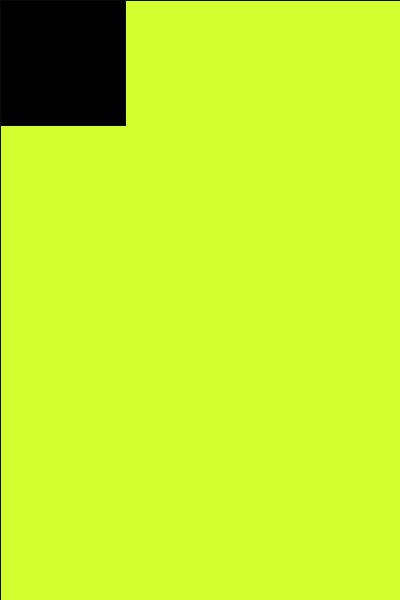
Frame 1 (no input)
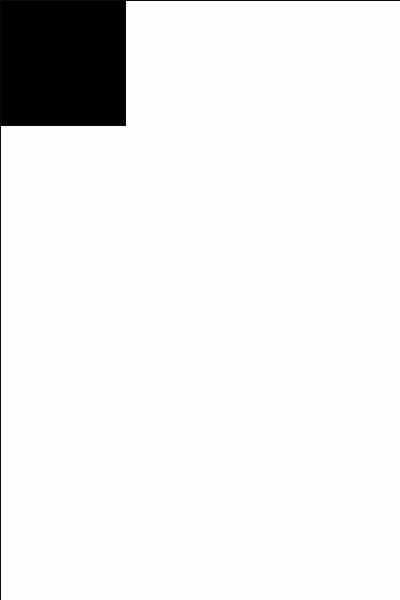
Frame 60 (the mouse pressed at the canvas centre just before this capture)
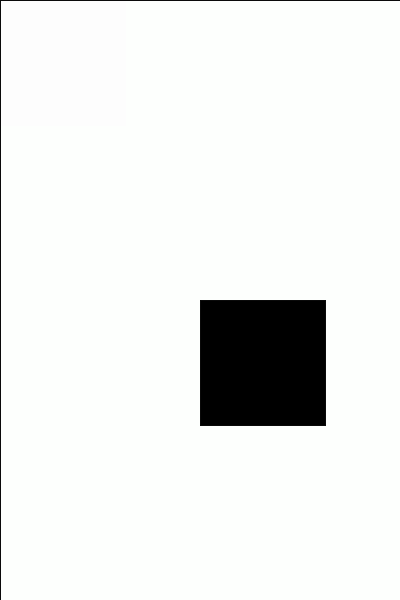
Frame 120 (the mouse held since frame 60 and released just before this capture)

The Processing sketch that drew these frames (run headless with seeded random() and noise(); from frame 60 on, the mouse is pressed at the canvas centre):

// Processing sketch: processing_48887
// ── processing_48887.pde

void setup()
{
  size(400, 600);
  background(200,255 , 0);
  stroke(10);
  smooth();
  
}

void draw()
{
  frameRate(10);
  fill(255, 255, 255, 45);
  rect(0,0,width,height);
  fill(0,0,0);
  rect(mouseX, mouseY, 125, 125);
}


void mousePressed()
{
  fill (random(0), random(255), random(255), 45);
}
void keyPressed()
{
  save("snapshot.jpg");
}
